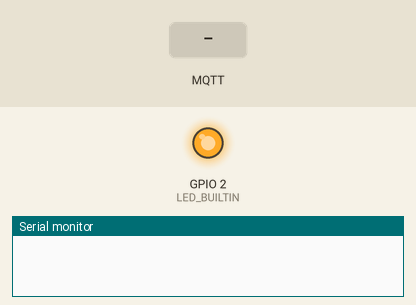
This sketch was run on a simulated ESP8266 (NodeMCU). On the bench: output pins drawn as LEDs (lit = HIGH, except the on-board LED, lit = LOW), the last lines printed to the serial monitor. Inputs (shaded band) come from the test bench. WiFi joins after 1.5 s; servers stay silent unless stated; no MQTT or app messages arrive unless stated.

Above: at 0.1 s.
At 2.7 s:
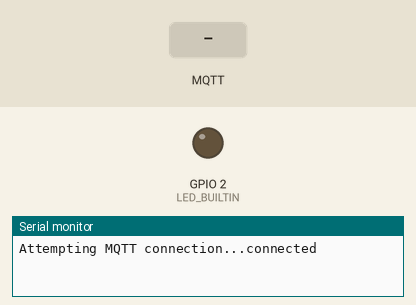
2.8 s: MQTT message "1" arrives on the first subscribed topic
At 4.2 s:
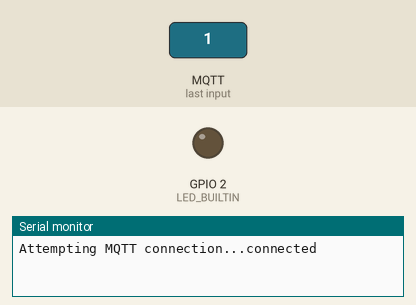
Timing chart, 0 to 5.8 s (numbered marks = the images above; inputs shaded):
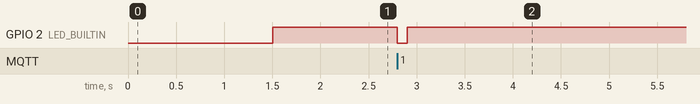

The sketch:

MQTTRecvESP.ino
```cpp
#include "PubSubClient.h"
#include "ESP8266WiFi.h"
#define UPDATES_PER_SECOND 100

//#define DEBUG //uncomment to print out debug statements
const char* ssid = "GrowWifi";
const char* wifi_password = "T4*15KpHi1bj";

// MQTT
const char* mqtt_server = "192.168.12.217";  // IP of the MQTT broker
const char* test_topic = "home/office/deskLights";
const char* mqtt_username = "cdavid"; // MQTT username
const char* mqtt_password = "cdavid"; // MQTT password
const char* clientID = "ESPclient"; // MQTT client ID
bool state = 0;
int nowTime;
int lastMsgTime;

void callback(char* topic, byte* payload, unsigned int length) {
  //for(int i = 0; i<length; i++){
  //  Serial.print((char)payload[i]);
  //}
  if(length == 10){
    Serial.print((char)payload[0]);
    Serial.print(',');
    Serial.print((char)payload[1]);
    Serial.print((char)payload[2]);
    Serial.print((char)payload[3]);
    Serial.print('<');
    Serial.print((char)payload[4]);
    Serial.print((char)payload[5]);
    Serial.print((char)payload[6]);
    Serial.print('>');
    Serial.print((char)payload[7]);
    Serial.print((char)payload[8]);
    Serial.print((char)payload[9]);
    Serial.print('.');
    Serial.print('\n');
  }
  //A,101,102,103,
  #ifdef DEBUG
  Serial.println("");
  Serial.print("recvd Data: ");

  for(int i = 0; i<length; i++){
    Serial.print((char)payload[i]);
  }

  Serial.print(" length: ");
  Serial.println(length);
  #endif
  digitalWrite(LED_BUILTIN, LOW);
  //state = !state;
  lastMsgTime = nowTime;
  }

// Initialise the WiFi and MQTT Client objects
WiFiClient wifiClient;
// 1883 is the listener port for the Broker
PubSubClient client(mqtt_server, 1883, callback, wifiClient);


void reconnect() {
  // Loop until we're reconnected
  while (!client.connected()) {
    Serial.print("Attempting MQTT connection...");
    // Create a random client ID
    // Attempt to connect
    if (client.connect(clientID, mqtt_username, mqtt_password)) {
      Serial.println("connected");
      // Once connected, publish an announcement...
      client.publish("outTopic", "hello world");
      // ... and resubscribe
      client.subscribe(test_topic);
    } else {
      Serial.print("failed, rc=");
      Serial.print(client.state());
      Serial.println(" try again in 2 seconds");
      // Wait 5 seconds before retrying
      delay(2000);
    }
  }
}


void WifiConnect(){
  #ifdef DEBUG
  Serial.print("Connecting to ");
  Serial.println(ssid);
  #endif

  // Connect to the WiFi
  WiFi.begin(ssid, wifi_password);

  // Wait until the connection has been confirmed before continuing
  while (WiFi.status() != WL_CONNECTED) {
    delay(500);
    #ifdef DEBUG
    Serial.print(".");
    #endif
  }

  #ifdef DEBUG
  Serial.println("WiFi connected");
  Serial.print("IP address: ");
  Serial.println(WiFi.localIP());
  #endif
}

// Custom function to connet to the MQTT broker via WiFi
void connect_MQTT(){
  if(client.connected()){
    return;
  }

  // Connect to MQTT Broker
  // client.connect returns a boolean value to let us know if the connection was successful.
  // If the connection is failing, make sure you are using the correct MQTT Username and Password (Setup Earlier in the Instructable)
  if (client.connect(clientID, mqtt_username, mqtt_password)) {
    #ifdef DEBUG
    Serial.println("Connected to MQTT Broker!");
    #endif
  }
  else {
    #ifdef DEBUG
    Serial.println("Connection to MQTT Broker failed...");
    #endif
  }
}


void setup() {
  Serial.begin(9600);
  WifiConnect();
  //FastLED.addLeds<LED_TYPE, LED_PIN, COLOR_ORDER>(leds, NUM_LEDS).setCorrection( TypicalLEDStrip );
  // FastLED.setBrightness(  BRIGHTNESS );
  pinMode(LED_BUILTIN, OUTPUT);
}

void loop() {
  nowTime = millis();

  if(nowTime>lastMsgTime+100){
    digitalWrite(LED_BUILTIN, HIGH);
  }

  //connect_MQTT();
  if (!client.connected()) {
    reconnect();
  }
  if(!client.subscribe(test_topic)){
    #ifdef DEBUG
    Serial.println("ERR: subscription Failed");
    #endif
  }
  client.loop();
}
```

Measured:
- after the input at 2.8 s, GPIO 2 (LED_BUILTIN): HIGH → LOW at once, → HIGH 0.10 s later
